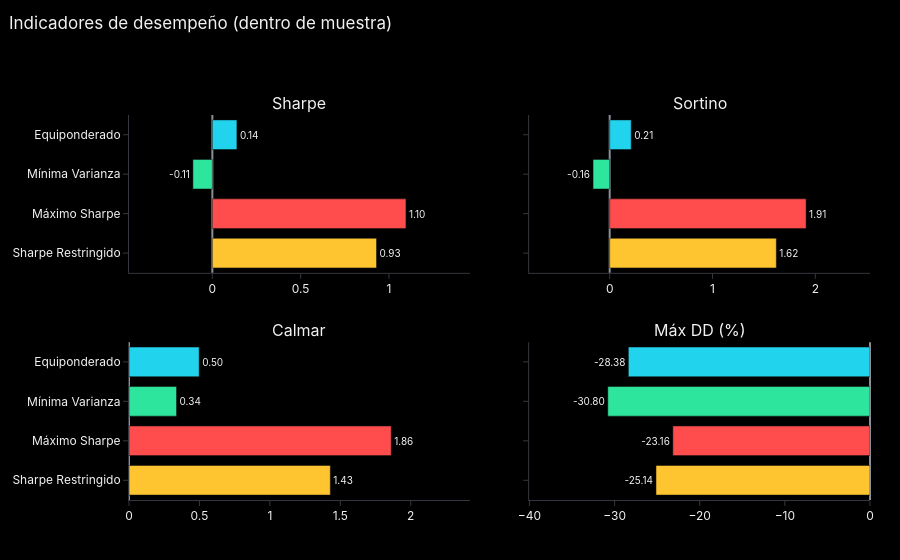

The code cell stored with this chart in its notebook:
### Code cell
# Gráfica 1: cuatro indicadores (2 filas x 2 columnas)
indicadores = ['Sharpe', 'Sortino', 'Calmar', 'Máx DD (%)']

fig = make_subplots(rows=2, cols=2, subplot_titles=indicadores, shared_yaxes=True,
                    horizontal_spacing=0.08, vertical_spacing=0.18)

for j in range(4):
    valores = tabla_ratios[indicadores[j]]

    # Posición del panel: 0 -> (1,1), 1 -> (1,2), 2 -> (2,1), 3 -> (2,2)
    fila = j // 2 + 1
    columna = j % 2 + 1

    textos = []
    for v in valores:
        textos.append(f'{v:.2f}')

    fig.add_trace(go.Bar(y=nombres, x=valores, orientation='h', marker_color=colores_port,
                         text=textos, textposition='outside', textfont=dict(size=10), cliponaxis=False,
                         showlegend=False, hovertemplate='%{y}: %{x:.2f}'),
                  row=fila, col=columna)

    # Dejo espacio para que el número quepa al lado de la barra
    minimo = min(valores.min(), 0)
    maximo = max(valores.max(), 0)
    margen = (maximo - minimo) * 0.3
    if minimo < 0:
        minimo = minimo - margen
    if maximo > 0:
        maximo = maximo + margen
    fig.update_xaxes(range=[minimo, maximo], zeroline=True, zerolinecolor=gris, showgrid=False,
                     row=fila, col=columna)

fig.update_yaxes(autorange='reversed', showgrid=False)
fig.update_layout(title='Indicadores de desempeño (dentro de muestra)', height=560)
fig.show()

# Gráfica 2: drawdown, un panel por portafolio
fig = make_subplots(rows=4, cols=1, shared_xaxes=True, vertical_spacing=0.05, subplot_titles=nombres)

for i in range(4):
    valor = (1 + retornos_diarios[nombres[i]]).cumprod()
    drawdown = (valor / valor.cummax() - 1) * 100

    # Mismo color del portafolio, pero transparente para el relleno
    color = colores_port[i]
    relleno = f'rgba({int(color[1:3], 16)}, {int(color[3:5], 16)}, {int(color[5:7], 16)}, 0.25)'

    fig.add_trace(go.Scatter(x=drawdown.index, y=drawdown, mode='lines', fill='tozeroy', fillcolor=relleno,
                             name=nombres[i], line=dict(color=color, width=1.2), showlegend=False,
                             hovertemplate='%{x|%Y-%m-%d}: %{y:.1f}%'),
                  row=i + 1, col=1)

    # Marco el punto más bajo
    fecha_fondo = drawdown.idxmin()
    fig.add_trace(go.Scatter(x=[fecha_fondo], y=[drawdown.min()], mode='markers+text',
                             text=[f'{drawdown.min():.1f}%'], textposition='middle right',
                             textfont=dict(size=10, color=color), marker=dict(color=color, size=7),
                             showlegend=False, hoverinfo='skip'),
                  row=i + 1, col=1)

    fig.update_yaxes(range=[tabla_ratios['Máx DD (%)'].min() * 1.15, 3], ticksuffix='%', row=i + 1, col=1)

fig.update_layout(title='Drawdown: caída desde el último máximo', height=720)
fig.write_image(carpeta + '/drawdown.png', scale=2, width=ancho_imagen)   # imagen para el README
fig.show()

print("Peor caída de cada portafolio:")
for nombre in nombres:
    valor = (1 + retornos_diarios[nombre]).cumprod()
    fecha_fondo = (valor / valor.cummax() - 1).idxmin()
    print(" ", nombre, ":", round(tabla_ratios.loc[nombre, 'Máx DD (%)'], 1), "% el", fecha_fondo.date())

### Figure 1 — Plotly figure (JSON) as saved in the notebook; plotly's stock layout.template omitted (floating-point values rounded to 4 significant figures)
{"data": [{"cliponaxis": false, "hovertemplate": "%{y}: %{x:.2f}", "marker": {"color": ["#22D3EE", "#2EE59D", "#FF4D4D", "#FFC531"]}, "orientation": "h", "showlegend": false, "text": ["0.14", "-0.11", "1.10", "0.93"], "textfont": {"size": 10}, "textposition": "outside", "type": "bar", "x": [0.139, -0.1101, 1.096, 0.9295], "xaxis": "x", "y": ["Equiponderado", "Mínima Varianza", "Máximo Sharpe", "Sharpe Restringido"], "yaxis": "y"}, {"cliponaxis": false, "hovertemplate": "%{y}: %{x:.2f}", "marker": {"color": ["#22D3EE", "#2EE59D", "#FF4D4D", "#FFC531"]}, "orientation": "h", "showlegend": false, "text": ["0.21", "-0.16", "1.91", "1.62"], "textfont": {"size": 10}, "textposition": "outside", "type": "bar", "x": [0.209, -0.1618, 1.91, 1.621], "xaxis": "x2", "y": ["Equiponderado", "Mínima Varianza", "Máximo Sharpe", "Sharpe Restringido"], "yaxis": "y2"}, {"cliponaxis": false, "hovertemplate": "%{y}: %{x:.2f}", "marker": {"color": ["#22D3EE", "#2EE59D", "#FF4D4D", "#FFC531"]}, "orientation": "h", "showlegend": false, "text": ["0.50", "0.34", "1.86", "1.43"], "textfont": {"size": 10}, "textposition": "outside", "type": "bar", "x": [0.4978, 0.3375, 1.861, 1.429], "xaxis": "x3", "y": ["Equiponderado", "Mínima Varianza", "Máximo Sharpe", "Sharpe Restringido"], "yaxis": "y3"}, {"cliponaxis": false, "hovertemplate": "%{y}: %{x:.2f}", "marker": {"color": ["#22D3EE", "#2EE59D", "#FF4D4D", "#FFC531"]}, "orientation": "h", "showlegend": false, "text": ["-28.38", "-30.80", "-23.16", "-25.14"], "textfont": {"size": 10}, "textposition": "outside", "type": "bar", "x": [-28.38, -30.8, -23.16, -25.14], "xaxis": "x4", "y": ["Equiponderado", "Mínima Varianza", "Máximo Sharpe", "Sharpe Restringido"], "yaxis": "y4"}], "layout": {"annotations": [{"font": {"size": 16}, "showarrow": false, "text": "Sharpe", "x": 0.23, "xanchor": "center", "xref": "paper", "y": 1, "yanchor": "bottom", "yref": "paper"}, {"font": {"size": 16}, "showarrow": false, "text": "Sortino", "x": 0.77, "xanchor": "center", "xref": "paper", "y": 1, "yanchor": "bottom", "yref": "paper"}, {"font": {"size": 16}, "showarrow": false, "text": "Calmar", "x": 0.23, "xanchor": "center", "xref": "paper", "y": 0.41, "yanchor": "bottom", "yref": "paper"}, {"font": {"size": 16}, "showarrow": false, "text": "Máx DD (%)", "x": 0.77, "xanchor": "center", "xref": "paper", "y": 0.41, "yanchor": "bottom", "yref": "paper"}], "height": 560, "title": {"text": "Indicadores de desempeño (dentro de muestra)"}, "xaxis": {"anchor": "y", "domain": [0, 0.46], "range": [-0.472, 1.458], "showgrid": false, "zeroline": true, "zerolinecolor": "#8A8F98"}, "xaxis2": {"anchor": "y2", "domain": [0.54, 1], "range": [-0.7834, 2.532], "showgrid": false, "zeroline": true, "zerolinecolor": "#8A8F98"}, "xaxis3": {"anchor": "y3", "domain": [0, 0.46], "range": [0, 2.42], "showgrid": false, "zeroline": true, "zerolinecolor": "#8A8F98"}, "xaxis4": {"anchor": "y4", "domain": [0.54, 1], "range": [-40.04, 0], "showgrid": false, "zeroline": true, "zerolinecolor": "#8A8F98"}, "yaxis": {"anchor": "x", "autorange": "reversed", "domain": [0.59, 1], "showgrid": false}, "yaxis2": {"anchor": "x2", "autorange": "reversed", "domain": [0.59, 1], "matches": "y", "showgrid": false, "showticklabels": false}, "yaxis3": {"anchor": "x3", "autorange": "reversed", "domain": [0, 0.41], "showgrid": false}, "yaxis4": {"anchor": "x4", "autorange": "reversed", "domain": [0, 0.41], "matches": "y3", "showgrid": false, "showticklabels": false}}}
